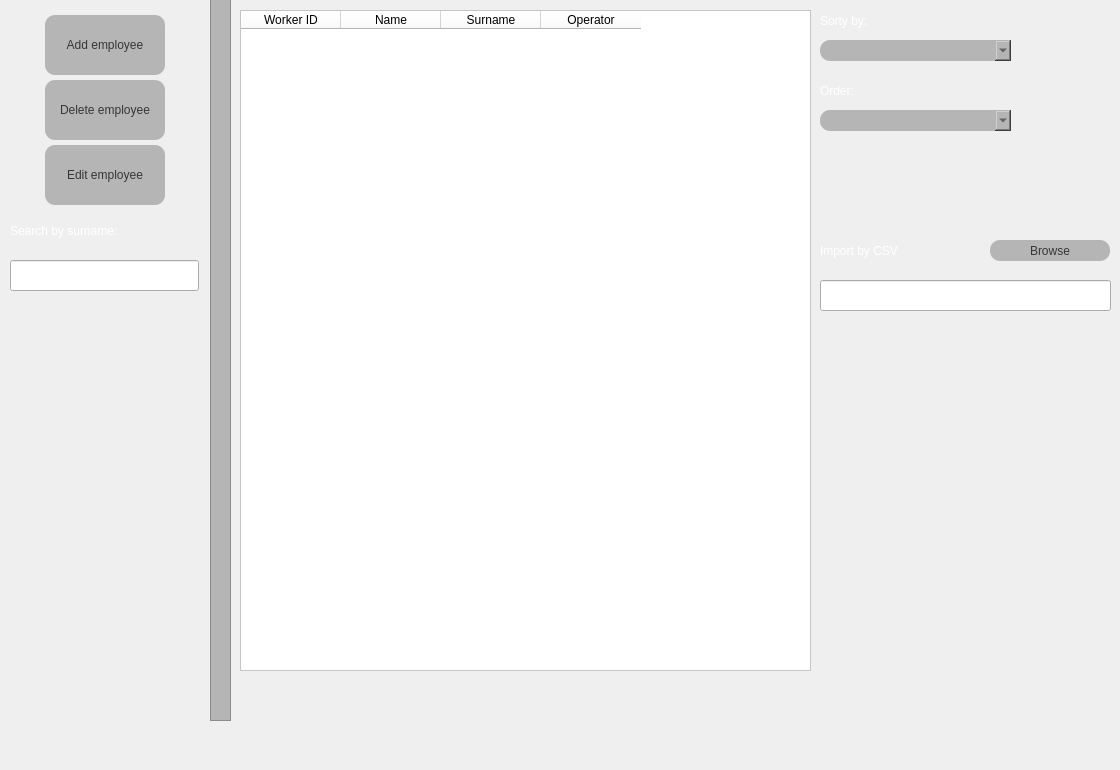
    <widget class="QWidget" name="tab">
     <attribute name="title">
      <string>Employees</string>
     </attribute>
     <widget class="QFrame" name="frame">
      <property name="geometry">
       <rect>
        <x>210</x>
        <y>-40</y>
        <width>21</width>
        <height>761</height>
       </rect>
      </property>
      <property name="styleSheet">
       <string notr="true">
background-color: rgb(181, 181, 181);</string>
      </property>
      <property name="frameShape">
       <enum>QFrame::StyledPanel</enum>
      </property>
      <property name="frameShadow">
       <enum>QFrame::Raised</enum>
      </property>
     </widget>
     <widget class="QWidget" name="gridLayoutWidget">
      <property name="geometry">
       <rect>
        <x>10</x>
        <y>10</y>
        <width>191</width>
        <height>201</height>
       </rect>
      </property>
      <layout class="QGridLayout" name="gridLayout">
       <property name="spacing">
        <number>0</number>
       </property>
       <item row="4" column="0">
        <widget class="QPushButton" name="editEmployeeButton">
         <property name="maximumSize">
          <size>
           <width>120</width>
           <height>60</height>
          </size>
         </property>
         <property name="styleSheet">
          <string notr="true">
QPushButton{
color: rgb(54, 54, 54);
border-color: rgb(96, 96, 96);
selection-color: rgb(0, 0, 0);
font: 10pt &quot;Verdana&quot;;
border-radius: 10px;
background-color: rgb(181, 181, 181);

}

QPushButton:hover {
color: rgb(255, 159, 102);
}</string>
         </property>
         <property name="text">
          <string>Edit employee</string>
         </property>
        </widget>
       </item>
       <item row="3" column="0">
        <widget class="QPushButton" name="deleteEmployeeButton">
         <property name="maximumSize">
          <size>
           <width>120</width>
           <height>60</height>
          </size>
         </property>
         <property name="styleSheet">
          <string notr="true">
QPushButton{
color: rgb(54, 54, 54);
border-color: rgb(96, 96, 96);
selection-color: rgb(0, 0, 0);
font: 10pt &quot;Verdana&quot;;
border-radius: 10px;
background-color: rgb(181, 181, 181);

}

QPushButton:hover {
color: rgb(255, 159, 102);
}</string>
         </property>
         <property name="text">
          <string>Delete employee</string>
         </property>
        </widget>
       </item>
       <item row="2" column="0">
        <widget class="QPushButton" name="addEmployeeButton">
         <property name="maximumSize">
          <size>
           <width>120</width>
           <height>60</height>
          </size>
         </property>
         <property name="styleSheet">
          <string notr="true">

QPushButton{
color: rgb(54, 54, 54);
border-color: rgb(96, 96, 96);
selection-color: rgb(0, 0, 0);
font: 10pt &quot;Verdana&quot;;
border-radius: 10px;
background-color: rgb(181, 181, 181);

}

QPushButton:hover {
color: rgb(255, 159, 102);
}</string>
         </property>
         <property name="text">
          <string>Add employee</string>
         </property>
        </widget>
       </item>
      </layout>
     </widget>
     <widget class="QTableWidget" name="employeesTable">
      <property name="geometry">
       <rect>
        <x>240</x>
        <y>10</y>
        <width>571</width>
        <height>661</height>
       </rect>
      </property>
      <property name="styleSheet">
       <string notr="true">font: 12pt &quot;Verdana&quot;;
color: rgb(0, 0, 0);

background-color: rgb(255, 255, 255);</string>
      </property>
      <column>
       <property name="text">
        <string>Worker ID</string>
       </property>
      </column>
      <column>
       <property name="text">
        <string>Name</string>
       </property>
      </column>
      <column>
       <property name="text">
        <string>Surname</string>
       </property>
      </column>
      <column>
       <property name="text">
        <string>Operator</string>
       </property>
      </column>
     </widget>
     <widget class="QComboBox" name="sortWhatComboEmployees">
      <property name="geometry">
       <rect>
        <x>820</x>
        <y>40</y>
        <width>191</width>
        <height>21</height>
       </rect>
      </property>
      <property name="styleSheet">
       <string notr="true">color: rgb(54, 54, 54);
border-color: rgb(96, 96, 96);
selection-color: rgb(0, 0, 0);
font: 10pt &quot;Verdana&quot;;
border-radius: 10px;
background-color: rgb(181, 181, 181);</string>
      </property>
     </widget>
     <widget class="QComboBox" name="sortByComboEmployees">
      <property name="geometry">
       <rect>
        <x>820</x>
        <y>110</y>
        <width>191</width>
        <height>21</height>
       </rect>
      </property>
      <property name="styleSheet">
       <string notr="true">color: rgb(54, 54, 54);
border-color: rgb(96, 96, 96);
selection-color: rgb(0, 0, 0);
font: 10pt &quot;Verdana&quot;;
border-radius: 10px;
background-color: rgb(181, 181, 181);</string>
      </property>
     </widget>
     <widget class="QLabel" name="label_15">
      <property name="geometry">
       <rect>
        <x>820</x>
        <y>80</y>
        <width>261</width>
        <height>21</height>
       </rect>
      </property>
      <property name="styleSheet">
       <string notr="true">
border-color: rgb(96, 96, 96);
selection-color: rgb(0, 0, 0);



color: rgb(255, 255, 255); 
font: 16pt &quot;Verdana&quot;;</string>
      </property>
      <property name="text">
       <string>Order:</string>
      </property>
     </widget>
     <widget class="QLabel" name="label_16">
      <property name="geometry">
       <rect>
        <x>820</x>
        <y>10</y>
        <width>261</width>
        <height>21</height>
       </rect>
      </property>
      <property name="styleSheet">
       <string notr="true">
border-color: rgb(96, 96, 96);
selection-color: rgb(0, 0, 0);


color: rgb(255, 255, 255); 
font: 16pt &quot;Verdana&quot;;</string>
      </property>
      <property name="text">
       <string>Sorty by:</string>
      </property>
     </widget>
     <widget class="QLabel" name="label_4">
      <property name="geometry">
       <rect>
        <x>10</x>
        <y>220</y>
        <width>191</width>
        <height>21</height>
       </rect>
      </property>
      <property name="styleSheet">
       <string notr="true">color: rgb(255, 255, 255); 
font: 14pt &quot;Verdana&quot;;</string>
      </property>
      <property name="text">
       <string>Search by surname:</string>
      </property>
     </widget>
     <widget class="QLineEdit" name="employeeSurnameSearch">
      <property name="geometry">
       <rect>
        <x>10</x>
        <y>260</y>
        <width>189</width>
        <height>31</height>
       </rect>
      </property>
     </widget>
     <widget class="QLabel" name="label_19">
      <property name="geometry">
       <rect>
        <x>820</x>
        <y>240</y>
        <width>161</width>
        <height>21</height>
       </rect>
      </property>
      <property name="styleSheet">
       <string notr="true">
border-color: rgb(96, 96, 96);
selection-color: rgb(0, 0, 0);


color: rgb(255, 255, 255); 
font: 16pt &quot;Verdana&quot;;</string>
      </property>
      <property name="text">
       <string>Import by CSV</string>
      </property>
     </widget>
     <widget class="QLineEdit" name="employeeSurnameSearch_2">
      <property name="geometry">
       <rect>
        <x>820</x>
        <y>280</y>
        <width>291</width>
        <height>31</height>
       </rect>
      </property>
     </widget>
     <widget class="QPushButton" name="browseEmployees">
      <property name="geometry">
       <rect>
        <x>990</x>
        <y>240</y>
        <width>120</width>
        <height>21</height>
       </rect>
      </property>
      <property name="maximumSize">
       <size>
        <width>120</width>
        <height>60</height>
       </size>
      </property>
      <property name="styleSheet">
       <string notr="true">
QPushButton{
color: rgb(54, 54, 54);
border-color: rgb(96, 96, 96);
selection-color: rgb(0, 0, 0);
font: 10pt &quot;Verdana&quot;;
border-radius: 10px;
background-color: rgb(181, 181, 181);

}

QPushButton:hover {
color: rgb(255, 159, 102);
}</string>
      </property>
      <property name="text">
       <string>Browse</string>
      </property>
     </widget>
    </widget>
